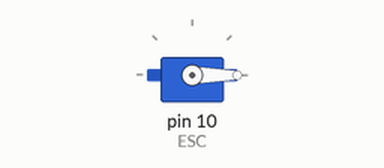
Recording of a sketch running on a simulated Arduino Uno, built with avr-gcc and run on an emulated ATmega328P. Parts: servo.

Above: at 0.1 s.
At 1.1 s:
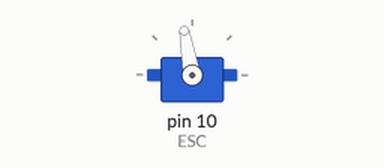
Timing chart, 0 to 2.6 s (numbered marks = the images above):
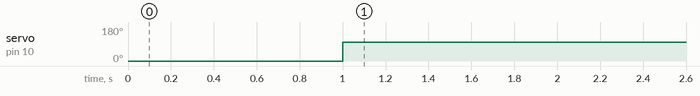

Measured:
- by itself, servo on pin 10 (ESC): 0° → 100° at 1.0 s

The sketch:

Arduino_BLDC_Motors.ino
```cpp
/*
    Arduino Brushless Motors Control
*/

#include <Servo.h>

Servo ESC;  // Create Servo Object to control the ESC
int i = 0;
int sig = 0;

void setup() {
  // put your setup code here, to run once:
  // Attach the ESC on pin 9
  ESC.attach(10,1000,2000); // (pin, min pulse width, max pulse width in microsec)
}

void loop() {
  // put your main code here, to run repeatedly:
  if(!i)
  {
    ESC.write(0); // Send the signal to ESC (send something between 0,180)
    delay(1000);
    i = 1;
  }
  /*if(190==sig)
    sig = 0;
  ESC.write(sig);
  delay(3000);
  sig = sig + 10;*/
  ESC.write(100);
}
```
